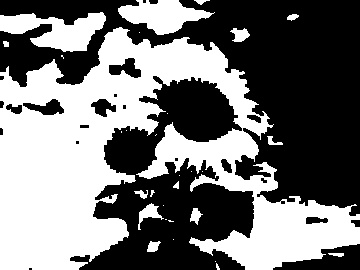
#> input picture ch10/Eroded Image.jpg, 360 x 270 px, given in place of highway.jpg, which was not available
$ python sobel.py
#> lines starting #> are read from the running program, lines starting #| are printed output that depends on the picture; after the words box and inside, x2 and y2 are one past the last pixel; in counts of white or black regions, pixels touching at a corner belong together; pictures that were not available may be replaced by others from this repository, and a replacement may not be noted
#B11056251陳湘宇CH9作業4-sobel
import math
import cv2 as cv
import numpy as np
from scipy import signal


def pascal_smooth(n):
  	# 返回 n 階的非歸一化的高斯平滑運算元
    pascal_smooth = np.zeros([1, n], np.float32)
    for i in range(n):
        pascal_smooth[0][i] = math.factorial(n-1) / (math.factorial(i) * math.factorial(n-1-i))
    return pascal_smooth

def pascal_diff(n):
  	# 返回 n 階的差分運算元
    pascal_diff = np.zeros([1, n], np.float32)
    pascal_smooth_previous = pascal_smooth(n-1)
    for i in range(n):
        if i == 0:
            # 恒等於 1
            pascal_diff[0][i] = pascal_smooth_previous[0][i]
        elif i == n-1:
            # 恒等於 -1
            pascal_diff[0][i] = - pascal_smooth_previous[0][i-1]
        else:
            pascal_diff[0][i] = pascal_smooth_previous[0][i] - pascal_smooth_previous[0][i-1]
    return pascal_diff


def get_sobel_kernel(n):
    pascal_smooth_kernel = pascal_smooth(n)
    pascal_diff_kernel = pascal_diff(n)
    # 水準方向的卷積核
    sobel_kerenl_x = signal.convolve2d(pascal_smooth_kernel.transpose(), pascal_diff_kernel, mode='full')
    # 垂直方向的卷積核
    sobel_kerenl_y = signal.convolve2d(pascal_smooth_kernel, pascal_diff_kernel.transpose(), mode='full')
    return sobel_kerenl_x, sobel_kerenl_y

def sobel(img, n):
    rows, cols = img.shape[:2]
    # 平滑運算元
    pascal_smooth_kernel = pascal_smooth(n)
    # 差分運算元
    pascal_diff_kernel = pascal_diff(n)
    # 水準方向上的 sobel 核卷積
    # 先進行垂直方向的平滑
    img_sobel_x = signal.convolve2d(img, pascal_smooth_kernel.transpose(), mode='same')
    # 再進行水準方向上的差分
    img_sobel_x = signal.convolve2d(img_sobel_x, pascal_diff_kernel, mode='same')
    # 垂直方向上的 sobel 核卷積
    img_sobel_y = signal.convolve2d(img, pascal_smooth_kernel, mode='same')
    img_sobel_y = signal.convolve2d(img_sobel_y, pascal_diff_kernel.transpose(), mode='same')

    return img_sobel_x, img_sobel_y


if __name__ == '__main__':
    img = cv.imread('D:/Documents/ImgProcess/picture/highway.jpg', 0)
#> img is the input picture: shape (270, 360); min 0, max 255, mean 118.6
    img_sobel_x, img_sobel_y = sobel(img, 3)
#> in sobel, `img_sobel_x = signal.convolve2d(img_sobel_x, pascal_diff_kernel, mode=..`:
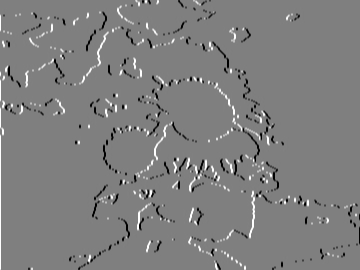
#> img_sobel_x: shape (270, 360) float32; min -1020, max 1020, mean -1.8; drawn with min black and max white
#> in sobel, `img_sobel_y = signal.convolve2d(img_sobel_y, pascal_diff_kernel.transp..`:
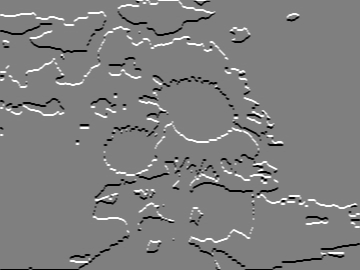
#> img_sobel_y: shape (270, 360) float32; min -1020, max 1020, mean 0.6; drawn with min black and max white

    img_sobel_x_c, img_sobel_y_c = img_sobel_x.copy(), img_sobel_y.copy()
    img_sobel_x_c, img_sobel_y_c = abs(img_sobel_x_c), abs(img_sobel_y_c)
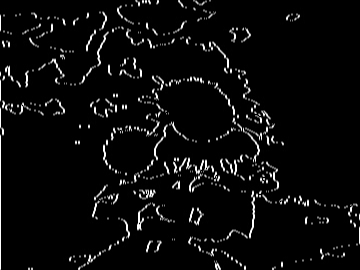
#> img_sobel_x_c: shape (270, 360) float32; min 0, max 1020, mean 46.6; drawn with min black and max white
    img_sobel_x_c[img_sobel_x_c>255] = 255
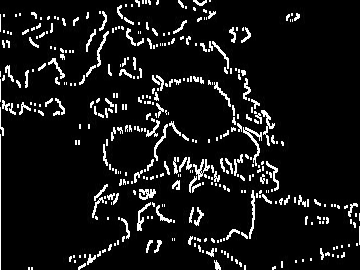
#> img_sobel_x_c: shape (270, 360) float32; 5.51% of pixels changed, all inside (x1, y1, x2, y2) = (0, 0, 360, 270)
    img_sobel_y_c[img_sobel_y_c>255] = 255
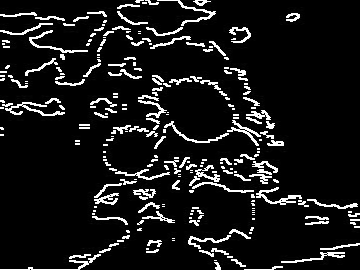
#> img_sobel_y_c: shape (270, 360) float32; min 0, max 255, mean 24.6
    img_sobel_x_c = img_sobel_x_c.astype(np.uint8)
    img_sobel_y_c = img_sobel_y_c.astype(np.uint8)
    cv.imwrite('sobel x.jpg', img_sobel_x_c)
    cv.imwrite('sobel y.jpg', img_sobel_y_c)
    # 平方和開方的方式
    edge = np.sqrt(np.power(img_sobel_x, 2.0) + np.power(img_sobel_y, 2.0))
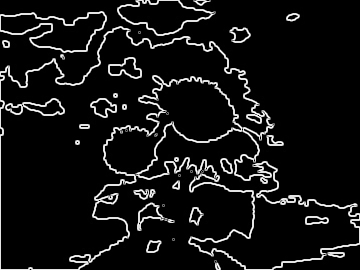
#> edge: shape (270, 360) float32; min 0, max 1140.4, mean 91; drawn with min black and max white

    # 直接截斷顯示
    edge_c = edge.copy()
    edge_c[edge_c > 255] = 255
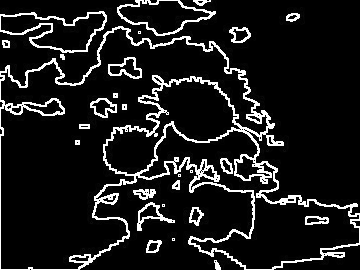
#> edge_c: shape (270, 360) float32; 10.77% of pixels changed, all inside (x1, y1, x2, y2) = (0, 0, 360, 270)
    edge_c = edge_c.astype(np.uint8)
    cv.imwrite('sobel edge 1.jpg', edge_c)
    # 歸一化後顯示，邊緣強度的灰度級顯示
    edge = edge/np.max(edge)
    edge = np.power(edge, 1)
    edge *= 255
    edge = edge.astype(np.uint8)
    cv.imwrite('sobel edge 2.jpg', edge)

    cv.waitKey(0)
    cv.destroyAllWindows()
